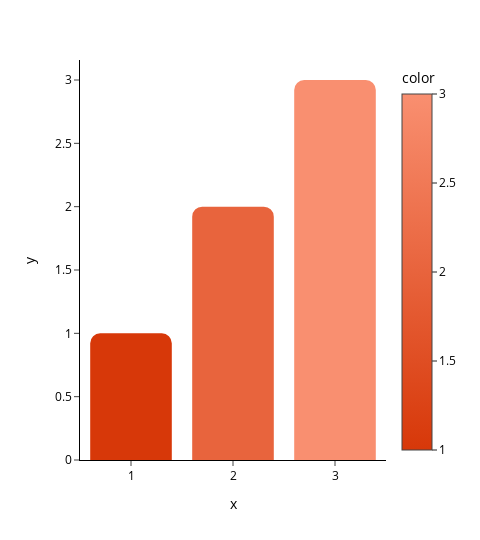

The code cell stored with this chart in its notebook:
### Code cell
p = Plotter(slide_layout="slide_50%")
p.express(
    type="bar",
    x=[1,2,3],
    y=[1,2,3],
    color=[1,2,3]
)
p.show()

### Figure 1 — Plotly figure (JSON) as saved in the notebook; plotly's stock layout.template omitted (floating-point values rounded to 4 significant figures)
{"data": [{"alignmentgroup": "True", "hovertemplate": "x=%{x}<br>y=%{y}<br>color=%{marker.color}<extra></extra>", "legendgroup": "", "marker": {"color": [1, 2, 3], "coloraxis": "coloraxis", "pattern": {"shape": ""}}, "name": "", "offsetgroup": "", "orientation": "v", "showlegend": false, "textposition": "auto", "type": "bar", "x": [1, 2, 3], "xaxis": "x", "y": [1, 2, 3], "yaxis": "y"}], "layout": {"barmode": "relative", "coloraxis": {"colorbar": {"title": {"text": "color"}}, "colorscale": [[0, "#D73809"], [1, "#f98f70"]]}, "height": 540, "legend": {"tracegroupgap": 0}, "margin": {"t": 60}, "width": 480, "xaxis": {"anchor": "y", "domain": [0, 1], "title": {"text": "x"}}, "yaxis": {"anchor": "x", "domain": [0, 1], "title": {"text": "y"}}}}
